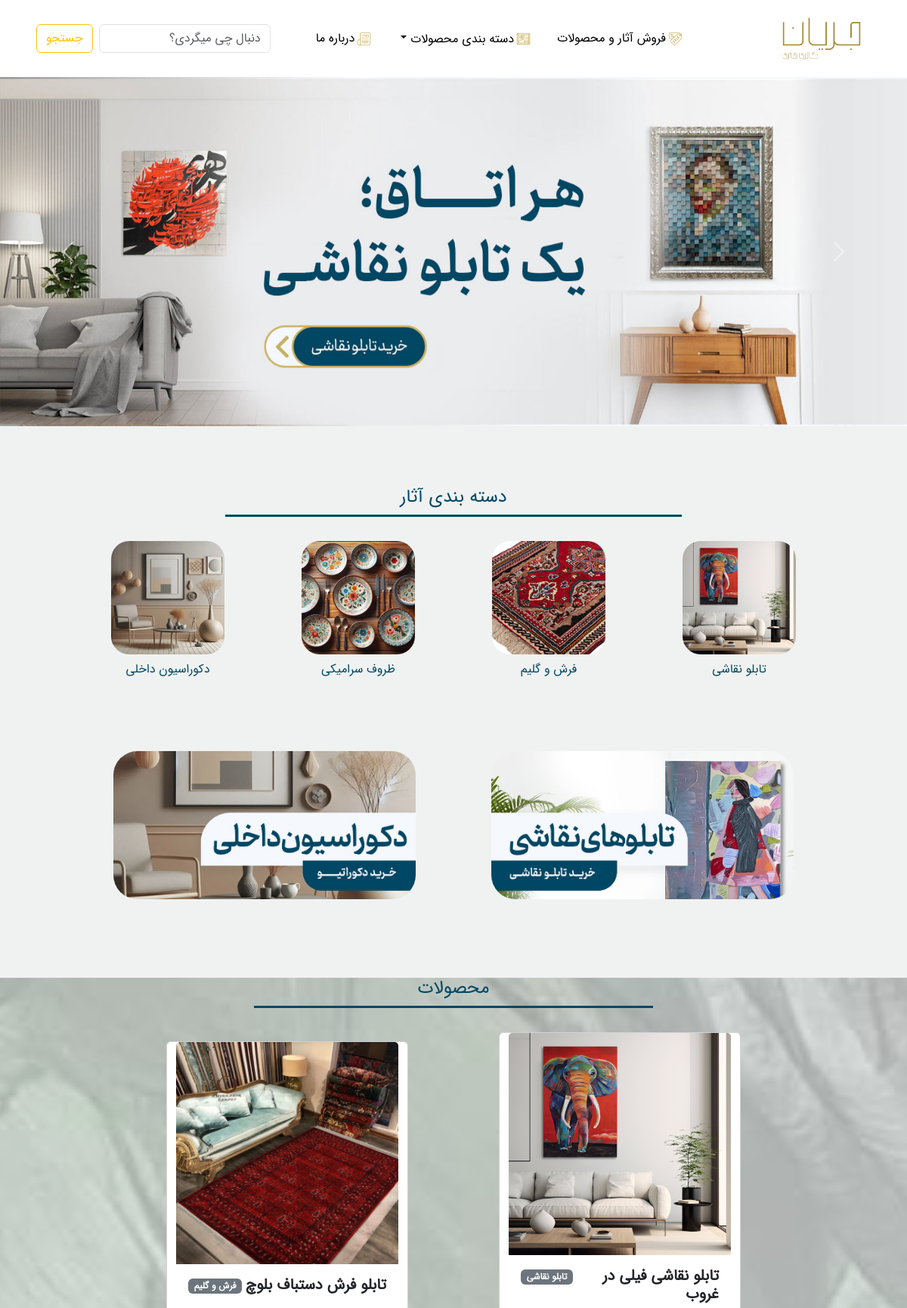
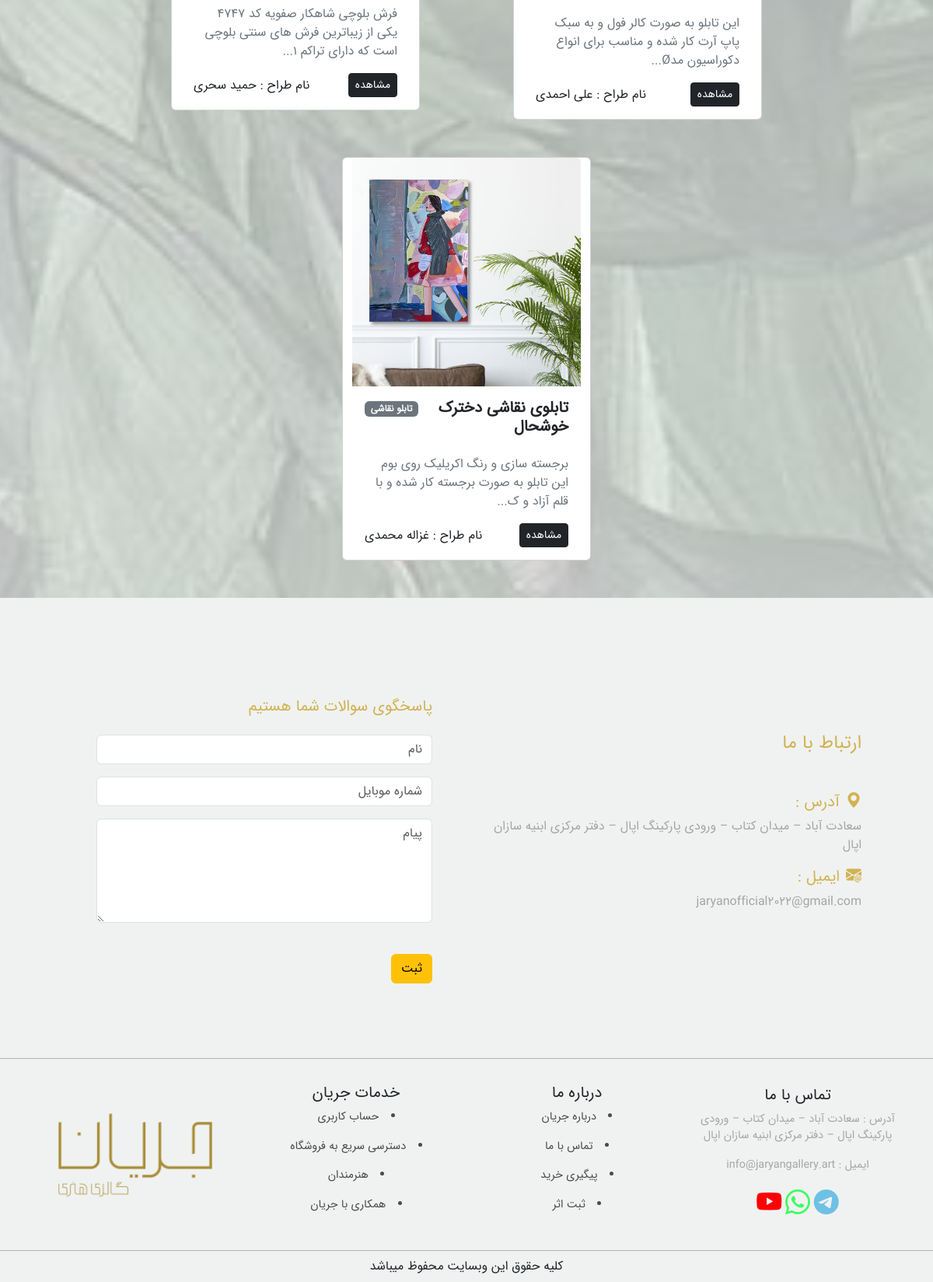
The page / on the database its author committed (2 pictures, top to bottom).
### tables this page shows
CREATE TABLE `categories` (
  `id` int(11) NOT NULL,
  `title` varchar(255) NOT NULL,
  `image` varchar(255) NOT NULL
);

CREATE TABLE `posts` (
  `id` int(11) NOT NULL,
  `title` varchar(255) NOT NULL,
  `image` varchar(255) NOT NULL,
  `designer` varchar(255) NOT NULL,
  `category_id` int(11) NOT NULL,
  `Length` float NOT NULL,
  `body` text NOT NULL,
  `Technique` varchar(255) NOT NULL,
  `price` float NOT NULL
);

### index.php (the view, shortened to what this page needs)
<?php
include "./include/db.php";
if(isset($_GET['category'])){
    $category=$_GET['category'];
    $posts = $db->prepare("SELECT * FROM posts WHERE category_id = :id ");
    $posts->execute(['id' => $category ]);
}
else{
    $posts=$db->query("SELECT * FROM posts ");
}
$categories=$db->query("SELECT * FROM categories ");
?>
<!DOCTYPE html>
<html lang="fa" dir="rtl">
<head>
    <link
    rel="stylesheet"
    href="https://cdn.jsdelivr.net/npm/bootstrap-icons@1.10.5/font/bootstrap-icons.css"
/>
    <link
    href="https://cdn.jsdelivr.net/npm/bootstrap@5.3.1/dist/css/bootstrap.min.css"
    rel="stylesheet"
/>
    <link href="./assets/css/main.css" rel="stylesheet" >
</head>
<body>
    <header>
        <div class="desktop-header">
            <div class="logo_header">
                <img src="./assets/image/logo-1.png"  width="130px" height="" >
            </div>
            <div class="item-header">
                <ul class="ul-item">
                    <li><a href=""><img src="./assets/image/icon1.png" width="25px">فروش آثار و محصولات</a></li>
                    <li class="nav-item dropdown">
                        <a class="nav-link dropdown-toggle" href="#" role="button" data-bs-toggle="dropdown" aria-expanded="false">
                            <img src="./assets/image/icon2.png" width="25px">دسته بندی محصولات
                        </a>
                      </li>
                    <li><a href=""><img src="./assets/image/icon3.png" width="25px">درباره ما</a></li>
                </ul>
            </div>
            <div class="search-header">
                <form class="d-flex" action="search.php" method="GET">
                    <input class="form-control ms-2" name="search" type="search" placeholder="دنبال چی میگردی؟" aria-label="Search">
                    <button class="btn btn-outline-warning" type="submit">جستجو</button>
                </form>
            </div>
        </div>
    </header>
    <section>
         <div class="hero">
            <div id="carouselExampleAutoplaying" class="carousel slide" data-bs-ride="carousel">
                <div class="carousel-inner">
                  <div class="carousel-item active">
                    <img src="./assets/image/hero1.jpg" class="d-block w-100" alt="...">
                  </div>
                </div>
                <button class="carousel-control-prev" type="button" data-bs-target="#carouselExampleAutoplaying" data-bs-slide="prev">
                  <span class="carousel-control-prev-icon" aria-hidden="true"></span>
                </button>
                <button class="carousel-control-next" type="button" data-bs-target="#carouselExampleAutoplaying" data-bs-slide="next">
                  <span class="carousel-control-next-icon" aria-hidden="true"></span>
                </button>
              </div>
         </div>
    </section>
    <section class="section-category">
        <div class="categories">
            <div class="title">
                <h4>دسته بندی آثار</h4>
            </div>
            <div class="row" style="margin: 0;">
            <?php foreach($categories as $category): ?>
                <div class="col-lg-3 col-md-6">
                    <div class="category">
                        <a href="index.php?category=<?php echo $category['id'] ?>"> <img src="./assets/image/<?php echo $category['image'] ?>" width="150px">
                          <p><?php echo $category['title'] ?></p></a>
                      </div>
                </div>
                <?php endforeach ?>
            </div>
        </div>
    </section>
    <section class=" baner-section">
        <div class="row " style="margin:0;text-align: center;">
            <div class="col-lg-6 mb-4 baner">
                <img src="./assets/image/2.jpg"  width="400px">
            </div>
            <div class="col-lg-6 mb-3 baner">
                <img src="./assets/image/1.jpg"  width="400px">
            </div>
        </div>
    </section>
    <section class=" section-product" >
        <div class="title">
            <h4>محصولات</h4>
        </div>
        <div class="row d-flex justify-content-around align-items-center" style="margin:0;">
            <?php foreach($posts as $post): ?>
                <?php
                    $categoryId = $post['category_id'];
                    $category = $db->query("SELECT * FROM categories WHERE id=$categoryId")->fetch();
                  ?>
                <div class="card mb-5" style="width: 20rem;">
                    <img
                        src="./assets/image/<?php echo $post['image'] ?>"
                        class="card-img-top"
                        alt="post-image"
                    />
                    <div class="card-body">
                        <div
                            class="d-flex justify-content-between"
                        >
                            <h5 class="card-title fw-bold">
                            <?php echo $post['title'] ?>
                            </h5>
                            <div>
                                <span
                                    class="badge text-bg-secondary"
                                    > <?php echo $category['title'] ?></span
                                >
                            </div>
                        </div>
                        <p
                            class="card-text text-secondary pt-3"
                        >
                        <?php echo substr($post['body'],0,150) . "..." ?>
                        </p>
                        <div
                            class="d-flex justify-content-between align-items-center"
                        >
                            <a
                                href="single.php?post=<?php echo $post['id'] ?>"
                                class="btn btn-sm btn-dark"
                                >مشاهده</a
                            >
                            <p class="fs-7 mb-0">
                           نام طراح : <?php echo $post['designer'] ?>
                            </p>
                        </div>
                    </div>
                </div>
                <?php endforeach ?>
        </div>
    </section>
    <section class="section-concat">
        <div class="row d-flex justify-content-center align-items-center" style="margin: 0;">
            <div class="col-lg-6">
                <h4 class="mb-5" style="color: #D1B254;">ارتباط با ما</h4>
                <h5 style="color: #D1B254;"><i class="bi bi-geo-alt-fill ms-2"></i>آدرس :</h5>
                <p style="color: #a5a5a5;">سعادت آباد – میدان کتاب – ورودی پارکینگ اپال – دفتر مرکزی ابنیه سازان اپال </p>
                <h5 style="color: #D1B254;"> <i class="bi bi-envelope-at-fill ms-2"></i>ایمیل :</h5>
                <p class="mb-5" style="color: #a5a5a5;">jaryanofficial2022@gmail.com </p>
            </div>
            <div class="col-lg-6">
                 <form method="POST" style="padding: 2rem;border-radius: 1.5rem;">
                    <h5 class="mb-4"  style="color: #D1B254;">پاسخگوی سوالات شما هستیم</h5>
                    <input class="form-control mb-3" name="name" placeholder="نام">
                    <input class="form-control mb-3" name="mobile" placeholder="شماره موبایل">
                    <textarea class="form-control mb-3" name="text"  placeholder="پیام" rows="5" cols="50"></textarea>
                    <br>
                    <button class="btn btn-warning" name="question" type="question" >ثبت</button>
                 </form>
            </div>
        </div>
    </section>
    <footer class="footer">
         <div class="row footer-center d-flex justify-content-center align-items-center text-center" style="margin: 0;">
             <div class="col-lg-3 col-md-6 contact-footer">
                <h5>تماس با ما</h5>
                <p>  آدرس : سعادت آباد – میدان کتاب – ورودی پارکینگ اپال – دفتر مرکزی ابنیه سازان اپال   </p>
                <p>ایمیل : info@jaryangallery.art</p>
                <div class="icon-footer">
                    <i class="bi bi-telegram" style="color: #6EC1E4;"></i>
                    <i class="bi bi-whatsapp" style="color: #3afd5e;"></i>
                    <i class="bi bi-youtube" style="color: red;"></i>
                 </div>
             </div>
             <div class="col-lg-3 col-md-6 about">
                <h5>درباره ما</h5>
                <ul style="padding: 0;">
                    <li>درباره جریان</li>
                    <li>تماس با ما</li>
                    <li>پیگیری خرید</li>
                    <li>ثبت اثر</li>
                </ul>
             </div>
             <div class="col-lg-3 col-md-6 service" >
                <h5>خدمات جریان</h5>
                <ul style="padding: 0;">
                    <li>حساب کاربری</li>
                    <li>دسترسی سریع به فروشگاه</li>
                    <li>هنرمندان</li>
                    <li>همکاری با جریان</li>
                </ul>
             </div>
             <div class="col-lg-3 col-md-6 image-footer">
                <img src="./assets/image/logo-1.png"  width="250px" height="" >
             </div>
         </div>
         <div class="text-footer text-center" style="padding: .5rem;">
            کلیه حقوق این وبسایت محفوظ میباشد
         </div>
    </footer>
</body>
</html>

### assets/css/main.css (style rules this page uses)
body { font-family: "iransans2"; background-color: #F0F2F1 !important }
ul { list-style: none; }
a { text-decoration: none; }
li a { text-decoration: none; }
.desktop-header { display: flex; justify-content: space-between; align-items: center; padding: 1rem 3rem; background-color: #fff; }
.item-header { text-align: center; }
.ul-item { display: flex; flex-wrap: wrap; margin-bottom: 0; gap: 2rem; margin-right: 3rem; }
.ul-item li a { color: black; font-size: 1rem; }
.search-header { display: flex; }
.categories { text-align: center; margin-top: 5rem; }
.title { text-align: center; color: #004765; border-bottom: 3px solid #004765; margin-bottom: 2rem; margin-right: 8rem; margin-left: 8rem; }
.category img { border-radius: 1.5rem; transition: .7s; }
.category a p { text-align: center; margin-top: 8px; color: #004765; text-decoration: none; }
@media screen and (min-width:900px) { .title { text-align: center; color: #004765; border-bottom: 3px solid #004765; margin-bottom: 2rem; margin-right: 20%; margin-left: 20%; } }
@media screen and (min-width:1200px) { .section-category { margin-top: 5rem; margin-bottom: 5rem; padding: 0 6rem; } }
.baner-section { margin-top: 5rem; margin-bottom: 5rem; }
.baner img { border-radius: 2rem; transition: .7s; }
@media screen and (min-width:900px) { .baner-section { max-width: 1000px; margin: auto; } }
.section-product { margin-top: 5rem; background: linear-gradient(rgba(255, 255, 255, 0.6), rgba(255, 255, 255, 0.7)), url('../image/back.jpg'); background-size: cover; background-position: center; background-attachment: fixed; color: rgb(255, 255, 255,.5); }
@media screen and (min-width:1200px) { .section-product { padding: 0 10rem; } }
.section-concat { padding:1rem; margin-top: 5rem; }
@media screen and (min-width:1200px) { .section-concat { padding:1rem 5rem; margin-top: 5rem; } }
.footer { margin-top: 3rem; }
.footer-center { border-top: 1px solid rgb(179, 179, 179); border-bottom: 1px solid rgb(179, 179, 179); padding: 2rem; }
.contact-footer p { font-size: .9rem; color:#a5a5a5 }
.contact-footer i { font-size: 2rem; }
.about ul { list-style: unset; list-style-position: inside; }
.about li { color: #4a4c4b; margin-bottom: 1rem; font-size: .9rem; }
.service ul { list-style: unset; list-style-position: inside; }
.service li { color: #4a4c4b; margin-bottom: 1rem; font-size: .9rem; }

### rows shown on the page
categories: image (picture), title "تابلو نقاشی"
categories: image (picture), title "فرش و گلیم"
categories: image (picture), title "ظروف سرامیکی"
categories: image (picture), title "دکوراسیون داخلی"
posts: image (picture), title "تابلو نقاشی فیلی در غروب", category.title "تابلو نقاشی", body "این تابلو به صورت کالر فول و به سبک پاپ آرت کار شده و مناسب برای انواع دکوراسیون مدØ", designer "علی احمدی"
posts: image (picture), title "تابلو فرش دستباف بلوچ", category.title "فرش و گلیم", body "فرش بلوچی شاهکار صفویه کد 4747 یکی از زیباترین فرش های سنتی بلوچی است که دارای تراکم 1", designer "حمید سحری"
posts: image (picture), title "تابلوی نقاشی دخترک خوشحال", category.title "تابلو نقاشی", body "برجسته سازی و رنگ اکریلیک روی بوم این تابلو به صورت برجسته کار شده و با قلم آزاد و ک", designer "غزاله محمدی"
